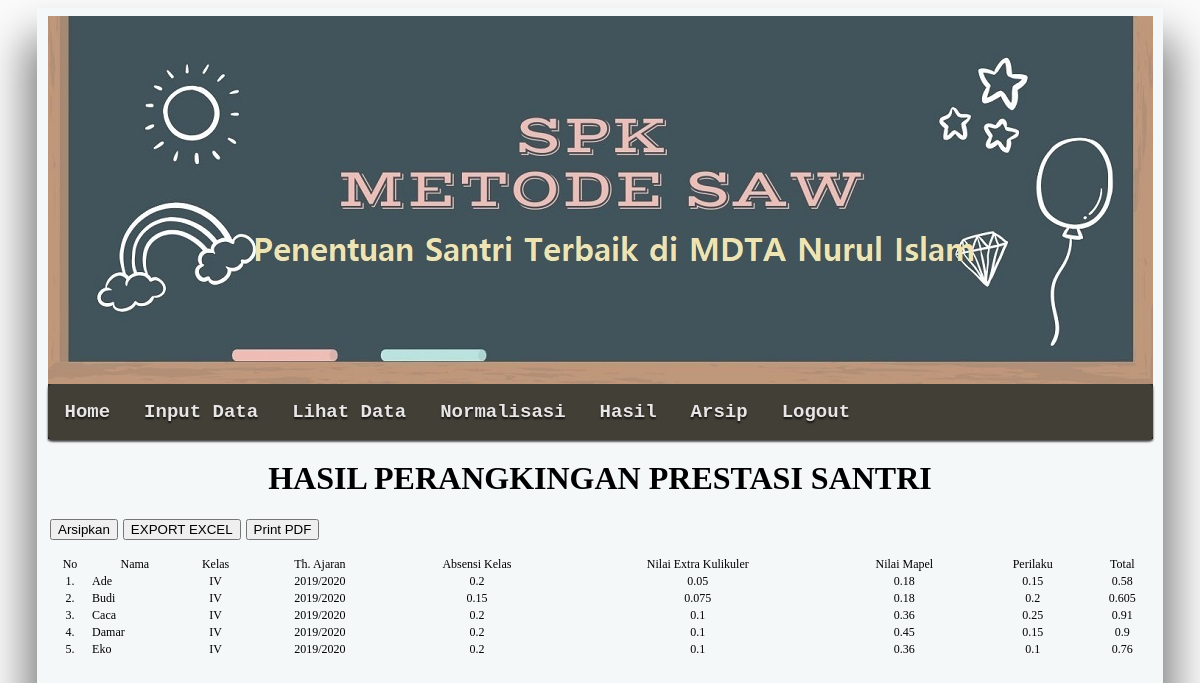
Before: /rangking.php (signed in) with the older database file.
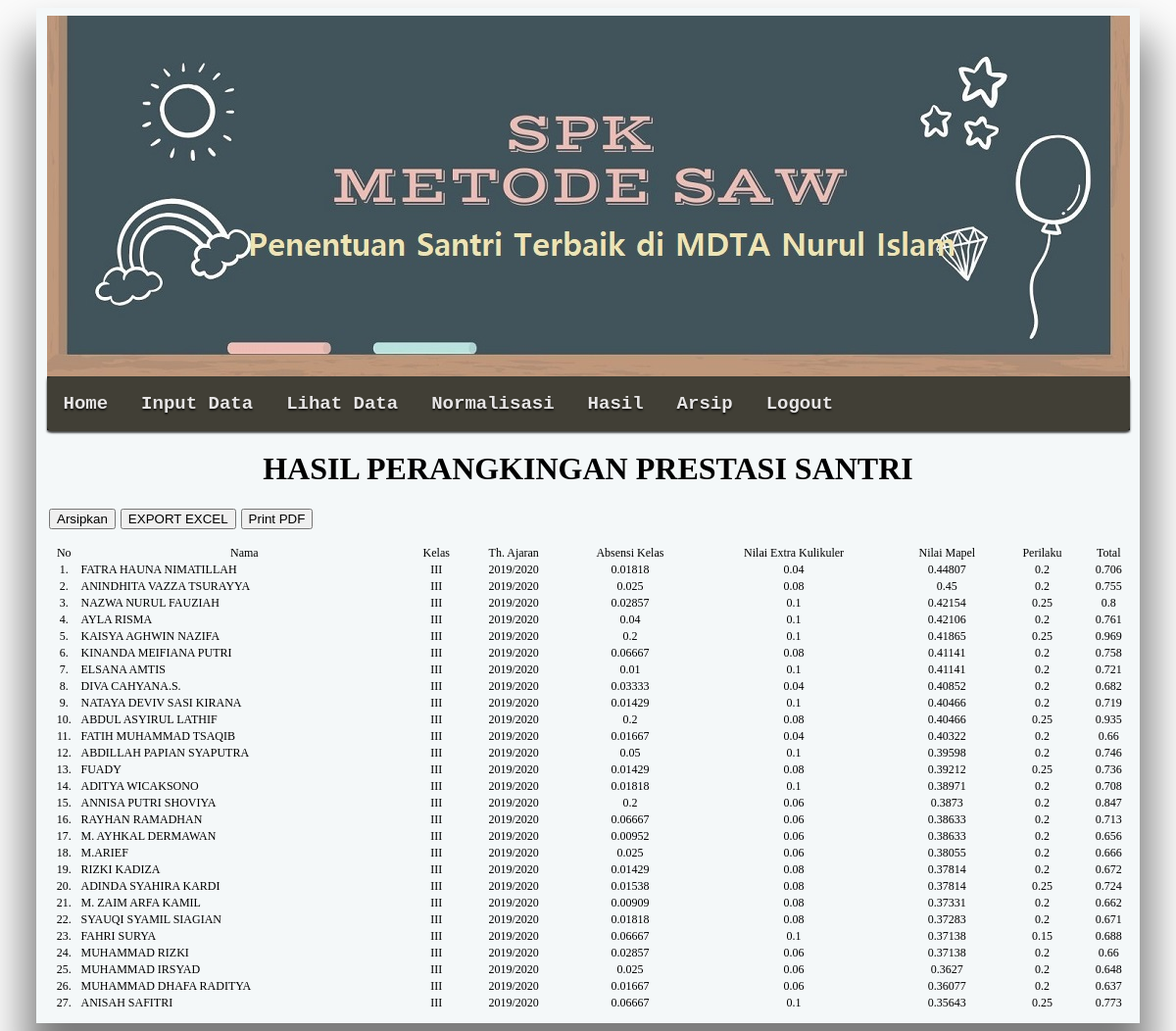
After: the same page with the newer database file.
### tables this page shows
CREATE TABLE `tbl_matrik` (
  `id_matrik` int(11) NOT NULL,
  `nik` int(11) NOT NULL,
  `kriteria1_absensi` int(11) NOT NULL,
  `kriteria2_extrakulikuler` int(11) NOT NULL,
  `kriteria3_mapel` float NOT NULL,
  `kriteria4_perilaku` int(11) NOT NULL,
  `status` tinyint(4) NOT NULL DEFAULT 0
);

CREATE TABLE `tbl_santri` (
  `id_santri` int(11) NOT NULL,
  `nik` int(11) NOT NULL,
  `nis` int(11) NOT NULL,
  `nama` varchar(50) NOT NULL,
  `kelas` varchar(5) NOT NULL,
  `th_ajaran` varchar(50) NOT NULL,
  `alamat` varchar(50) NOT NULL,
  `status` tinyint(4) NOT NULL DEFAULT 0
);

### rangking.php (the view, shortened to what this page needs)
<?php
require_once"koneksi.php";
$bobot = array(0.2, 0.1, 0.45, 0.25);
	$crMax = mysqli_query($koneksi, "SELECT
		min(kriteria1_absensi) as minK1,
		max(kriteria2_extrakulikuler) as maxK2,
		max(kriteria3_mapel) as maxK3,
		max(kriteria4_perilaku) as maxK4
		FROM tbl_matrik WHERE status='0'");
	$max = mysqli_fetch_array($crMax);
	function getNama($id){
		include("koneksi.php");
		$q =mysqli_query($koneksi, "SELECT * FROm tbl_santri where nik='$id' AND status='0'");
		$d = mysqli_fetch_array($q);
		return $d['nama'];
	}
	function getKelas($id){
		include("koneksi.php");
		$k =mysqli_query($koneksi, "SELECT * FROm tbl_santri where nik='$id' AND status='0'");
		$kls = mysqli_fetch_array($k);
		return $kls['kelas'];
	}
	function getTh_ajaran($id){
		include("koneksi.php");
		$l =mysqli_query($koneksi, "SELECT * FROm tbl_santri where nik='$id' AND status='0'");
		$th = mysqli_fetch_array($l);
		return $th['th_ajaran'];
	}
	$sql3 = mysqli_query($koneksi, "SELECT * FROM tbl_matrik WHERE status='0'");
?>
<html>
<head>
	<link rel="stylesheet" type="text/css" href="assets/css/jquery.dataTables.css">
	<link rel="stylesheet" href="css/style.css" type="text/css" />
	<link rel="stylesheet" href="css/menu.css" type="text/css" media="screen">
</head>
<body>
	<?php include'templates/header.php'; ?>
				<h1> HASIL PERANGKINGAN PRESTASI SANTRI</h1>
				<form action="proses/proses-arsip.php" method="post" style="margin-left: 5px; float: left;">
					<input type="submit" name="arsip" value="Arsipkan">
				</form>
				<form action="cetak/export-excel.php" method="post" style="display: inline; margin-left: 5px; float: left;">
					<input type="submit" name="submit" value="EXPORT EXCEL">
				</form>
				<form target="_blank" action="cetak/cetak.php" method="post" style="display: inline; margin-left: 5px; float: left;">
					<input type="submit" name="submit" value="Print PDF">
				</form>
				<table id='example' class='display' cellspacing='0' width='100%' style="margin: 4px">
					<thead>
						<tr align='center'>
							<td>No</td>
							<td>Nama</td>
							<td>Kelas</td>
							<td>Th. Ajaran</td>
							<td>Absensi Kelas</td>
							<td>Nilai Extra Kulikuler</td>
							<td>Nilai Mapel</td>
							<td>Perilaku</td>
							<td>Total</td>
						</tr>
					</thead>
					<?php
					$no = 1;
					while ($dt3 = mysqli_fetch_array($sql3)):
						$nilai1 = ($max['minK1']/$dt3['kriteria1_absensi'])*$bobot[0];
						$nilai2 = ($dt3['kriteria2_extrakulikuler']/$max['maxK2'])*$bobot[1];
						$nilai3 = ($dt3['kriteria3_mapel']/$max['maxK3'])*$bobot[2];
						$nilai4 = ($dt3['kriteria4_perilaku']/$max['maxK4'])*$bobot[3];
						$rangking = round(($nilai1 + $nilai2 + $nilai3 + $nilai4), 3);
						?>
						<tr>
							<td align='center'> <?= $no++ ?>. </td>
							<td> <?= getNama($dt3['nik']); ?> </td>
							<td align='center'> <?= getKelas($dt3['nik']); ?> </td>
							<td align='center'> <?= getTh_ajaran($dt3['nik']); ?> </td>
							<td align='center'> <?= round($nilai1, 5); ?> </td>
							<td align='center'> <?= $nilai2; ?> </td>
							<td align='center'> <?= round($nilai3, 5); ?> </td>
							<td align='center'> <?= $nilai4; ?> </td>
							<td align='center'> <?= $rangking; ?> </td>
						</tr>
					<?php endwhile; ?>
				</table>
			</div>
		</div>
</body>
</html>

Changed rows visible on the page:
now on this page (row edited): tbl_matrik: nik.nama "FATRA HAUNA NIMATILLAH", nik.kelas "III", nik.th_ajaran "2019/2020", nilai1 "0.01818", nilai2 "0.04", nilai3 "0.44807", nilai4 "0.2", rangking "0.706"
now on this page (row edited): tbl_matrik: nik.nama "ANINDHITA VAZZA TSURAYYA", nik.kelas "III", nik.th_ajaran "2019/2020", nilai1 "0.025", nilai2 "0.08", nilai3 "0.45", nilai4 "0.2", rangking "0.755"
added tbl_matrik: nik.nama "NAZWA NURUL FAUZIAH", nik.kelas "III", nik.th_ajaran "2019/2020", nilai1 "0.02857", nilai2 "0.1", nilai3 "0.42154", nilai4 "0.25", rangking "0.8"
added tbl_matrik: nik.nama "AYLA RISMA", nik.kelas "III", nik.th_ajaran "2019/2020", nilai1 "0.04", nilai2 "0.1", nilai3 "0.42106", nilai4 "0.2", rangking "0.761"
now on this page (row edited): tbl_matrik: nik.nama "KAISYA AGHWIN NAZIFA", nik.kelas "III", nik.th_ajaran "2019/2020", nilai1 "0.2", nilai2 "0.1", nilai3 "0.41865", nilai4 "0.25", rangking "0.969"
now on this page (row edited): tbl_matrik: nik.nama "KINANDA MEIFIANA PUTRI", nik.kelas "III", nik.th_ajaran "2019/2020", nilai1 "0.06667", nilai2 "0.08", nilai3 "0.41141", nilai4 "0.2", rangking "0.758"
added tbl_matrik: nik.nama "ELSANA AMTIS", nik.kelas "III", nik.th_ajaran "2019/2020", nilai1 "0.01", nilai2 "0.1", nilai3 "0.41141", nilai4 "0.2", rangking "0.721"
changed tbl_matrik: nik.nama "Ade" → "DIVA CAHYANA.S."; nik.kelas "IV" → "III"; nilai1 "0.2" → "0.03333"; nilai2 "0.05" → "0.04"; nilai3 "0.18" → "0.40852"; nilai4 "0.15" → "0.2"; rangking "0.58" → "0.682"
changed tbl_matrik: nik.nama "Budi" → "NATAYA DEVIV SASI KIRANA"; nik.kelas "IV" → "III"; nilai1 "0.15" → "0.01429"; nilai2 "0.075" → "0.1"; nilai3 "0.18" → "0.40466"; rangking "0.605" → "0.719"
changed tbl_matrik: nik.nama "Caca" → "ABDUL ASYIRUL LATHIF"; nik.kelas "IV" → "III"; nilai2 "0.1" → "0.08"; nilai3 "0.36" → "0.40466"; rangking "0.91" → "0.935"
changed tbl_matrik: nik.nama "Damar" → "FATIH MUHAMMAD TSAQIB"; nik.kelas "IV" → "III"; nilai1 "0.2" → "0.01667"; nilai2 "0.1" → "0.04"; nilai3 "0.45" → "0.40322"; nilai4 "0.15" → "0.2"; rangking "0.9" → "0.66"
changed tbl_matrik: nik.nama "Eko" → "ABDILLAH PAPIAN SYAPUTRA"; nik.kelas "IV" → "III"; nilai1 "0.2" → "0.05"; nilai3 "0.36" → "0.39598"; nilai4 "0.1" → "0.2"; rangking "0.76" → "0.746"
added tbl_matrik: nik.nama "FUADY", nik.kelas "III", nik.th_ajaran "2019/2020", nilai1 "0.01429", nilai2 "0.08", nilai3 "0.39212", nilai4 "0.25", rangking "0.736"
added tbl_matrik: nik.nama "ADITYA WICAKSONO", nik.kelas "III", nik.th_ajaran "2019/2020", nilai1 "0.01818", nilai2 "0.1", nilai3 "0.38971", nilai4 "0.2", rangking "0.708"
added tbl_matrik: nik.nama "ANNISA PUTRI SHOVIYA", nik.kelas "III", nik.th_ajaran "2019/2020", nilai1 "0.2", nilai2 "0.06", nilai3 "0.3873", nilai4 "0.2", rangking "0.847"
added tbl_matrik: nik.nama "RAYHAN RAMADHAN", nik.kelas "III", nik.th_ajaran "2019/2020", nilai1 "0.06667", nilai2 "0.06", nilai3 "0.38633", nilai4 "0.2", rangking "0.713"
added tbl_matrik: nik.nama "M. AYHKAL DERMAWAN", nik.kelas "III", nik.th_ajaran "2019/2020", nilai1 "0.00952", nilai2 "0.06", nilai3 "0.38633", nilai4 "0.2", rangking "0.656"
added tbl_matrik: nik.nama "M.ARIEF", nik.kelas "III", nik.th_ajaran "2019/2020", nilai1 "0.025", nilai2 "0.06", nilai3 "0.38055", nilai4 "0.2", rangking "0.666"
added tbl_matrik: nik.nama "RIZKI KADIZA", nik.kelas "III", nik.th_ajaran "2019/2020", nilai1 "0.01429", nilai2 "0.08", nilai3 "0.37814", nilai4 "0.2", rangking "0.672"
added tbl_matrik: nik.nama "ADINDA SYAHIRA KARDI", nik.kelas "III", nik.th_ajaran "2019/2020", nilai1 "0.01538", nilai2 "0.08", nilai3 "0.37814", nilai4 "0.25", rangking "0.724"
added tbl_matrik: nik.nama "M. ZAIM ARFA KAMIL", nik.kelas "III", nik.th_ajaran "2019/2020", nilai1 "0.00909", nilai2 "0.08", nilai3 "0.37331", nilai4 "0.2", rangking "0.662"
added tbl_matrik: nik.nama "SYAUQI SYAMIL SIAGIAN", nik.kelas "III", nik.th_ajaran "2019/2020", nilai1 "0.01818", nilai2 "0.08", nilai3 "0.37283", nilai4 "0.2", rangking "0.671"
added tbl_matrik: nik.nama "FAHRI SURYA", nik.kelas "III", nik.th_ajaran "2019/2020", nilai1 "0.06667", nilai2 "0.1", nilai3 "0.37138", nilai4 "0.15", rangking "0.688"
added tbl_matrik: nik.nama "MUHAMMAD RIZKI", nik.kelas "III", nik.th_ajaran "2019/2020", nilai1 "0.02857", nilai2 "0.06", nilai3 "0.37138", nilai4 "0.2", rangking "0.66"
added tbl_matrik: nik.nama "MUHAMMAD IRSYAD", nik.kelas "III", nik.th_ajaran "2019/2020", nilai1 "0.025", nilai2 "0.06", nilai3 "0.3627", nilai4 "0.2", rangking "0.648"
added tbl_matrik: nik.nama "MUHAMMAD DHAFA RADITYA", nik.kelas "III", nik.th_ajaran "2019/2020", nilai1 "0.01667", nilai2 "0.06", nilai3 "0.36077", nilai4 "0.2", rangking "0.637"
added tbl_matrik: nik.nama "ANISAH SAFITRI", nik.kelas "III", nik.th_ajaran "2019/2020", nilai1 "0.06667", nilai2 "0.1", nilai3 "0.35643", nilai4 "0.25", rangking "0.773"
